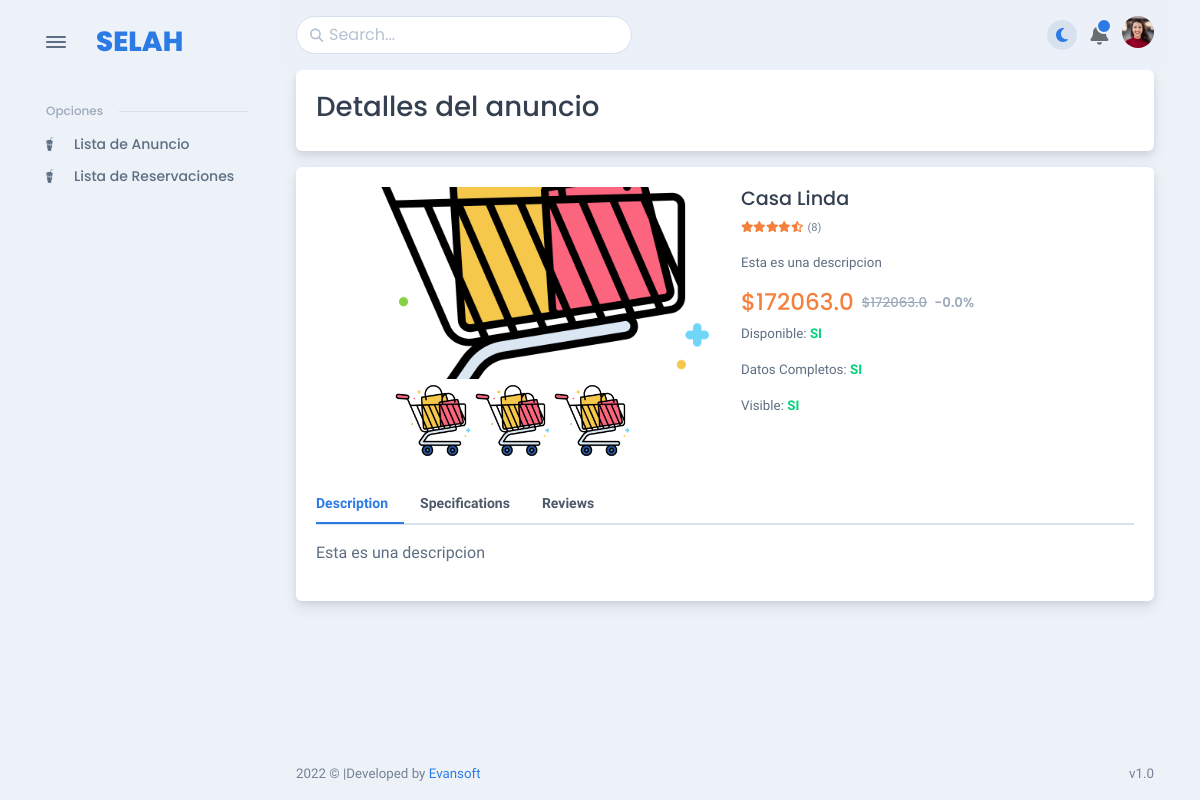
/property/Detaild_ADS/2/, run on the app's committed database.
### property/models.py (models this page shows)
class Photo(models.Model):
	img = models.ImageField(upload_to = "Gallery")
	propertys = models.ForeignKey(Property, on_delete = models.CASCADE)

class Property(models.Model):
	space = models.ForeignKey(Space, on_delete = models.CASCADE, null = True, blank=True,related_name='space')
	title = models.CharField(max_length = 150, null = True, blank=True)
	hosting_space = models.ForeignKey(Hosting_Space, on_delete = models.CASCADE, null = True, blank=True,related_name='hosting_space')
	street = models.CharField(max_length = 150, null = True, blank=True)
	street_optional = models.CharField(max_length = 150, null = True, blank=True)
	city = models.CharField(max_length = 150, null = True, blank=True)
	departament = models.CharField(max_length = 150, null = True, blank=True)
	country = models.CharField(max_length = 150, null = True, blank=True)
	tag_description = models.ForeignKey(Tag_Description, on_delete = models.CASCADE, null = True, blank=True,related_name='tag_description')
	description = models.TextField(default="")
	price = models.FloatField(default=0)
	extras = models.ForeignKey(Extras,on_delete=models.CASCADE, null = True, blank=True,related_name='extras')
	complete = models.BooleanField(default = False)
	discoun = models.FloatField(default = 0)
	user = models.ForeignKey(User, on_delete = models.CASCADE,  null = True, blank=True,related_name='User')
	available = models.BooleanField(default = False)
	postcode = models.CharField(max_length = 10,null = True, blank=True)
	price_clean = models.IntegerField(default = 0)
	price_entrada = models.IntegerField(default = 0)
	btn_clean = models.BooleanField(default = False)
	cod_ref = models.IntegerField(default = 0)
	def PriceWithDiscount(self):
		return self.price - (self.price * (self.discoun / 100))

### property/views.py (the view)
# urls.py: url(r'^Detaild_ADS/(\d+)/$',Detaild_ADS,name="Detaild_ADS"),
def Detaild_ADS(request,pk):
	if int(pk) == 0:
		pk = request.session['pk_property']
	else:
		request.session['pk_property'] = pk
	__property = Property.objects.get(pk = pk)
	gallery = Photo.objects.filter(propertys = __property)
	inf = Information.objects.get(propertys = __property)
	inf_2 = Infomation_addtional.objects.get(propertys = __property)
	return render(request,'ads/details.html',{'gallery':gallery,'property':__property,'inf':inf,'inf_2':inf_2})

### template/ads/details.html (shortened to what this page needs)
	{% extends '../base.html' %}
{% load static %}
{% block content %}
<div class="card mb-3">
	<div class="card-body">
		<h3>Detalles del anuncio</h3>
	</div>
</div>
<div class="card mb-3">
	<div class="card-body">
	  <div class="row">
	    <div class="col-lg-6 mb-4 mb-lg-0">
	      <div class="product-slider" id="galleryTop">
	        <div class="swiper-container theme-slider position-lg-absolute all-0" data-swiper='{"autoHeight":true,"spaceBetween":5,"loop":true,"loopedSlides":5,"thumb":{"spaceBetween":5,"slidesPerView":5,"loop":true,"freeMode":true,"grabCursor":true,"loopedSlides":5,"centeredSlides":true,"slideToClickedSlide":true,"watchSlidesVisibility":true,"watchSlidesProgress":true,"parent":"#galleryTop"},"slideToClickedSlide":true}'>
	          <div class="swiper-wrapper h-100">
	          	{% for i in gallery %}
		            <div class="swiper-slide h-100">
		            	<img class="rounded-1 fit-cover h-100 w-100" src="{{i.img.url}}" alt="" />
		            </div>
		        {% endfor %}
	          </div>
	        </div>
	      </div>
	    </div>
	    <div class="col-lg-6">
	      <h5>{{property.title}}</h5>
	      <div class="fs--2 mb-3 d-inline-block text-decoration-none"><span class="fa fa-star text-warning"></span><span class="fa fa-star text-warning"></span><span class="fa fa-star text-warning"></span><span class="fa fa-star text-warning"></span><span class="fa fa-star-half-alt text-warning star-icon"></span><span class="ms-1 text-600">(8)</span>
	      </div>
	      <p class="fs--1">
	      	{{property.description|truncatechars:600}}
	      </p>
	      <h4 class="d-flex align-items-center">
	      	<span class="text-warning me-2">${{property.PriceWithDiscount}}</span>
	      	{% if discoun != 0 %}
		      	<span class="me-1 fs--1 text-500">
		          <del class="me-1">${{property.price}}</del>
		          <strong>-{{property.discoun}}%</strong>
			    </span>
		    {% endif %}
		  </h4>
	      <p class="fs--1">Disponible: <strong class="text-success">SI</strong></p>
	      <p class="fs--1">Datos Completos: <strong class="text-success">{% if property.complete %}SI{% else %}NO{% endif %}</strong></p>
	      <p class="fs--1">Visible: <strong class="text-success">{% if property.complete %}SI{% else %}NO{% endif %}</strong></p>
	    </div>
	  </div><br>
	  <div class="row">
	    <div class="col-12">
	      <div class="overflow-hidden mt-4">
	        <ul class="nav nav-tabs" id="myTab" role="tablist">
	          <li class="nav-item"><a class="nav-link active ps-0" id="description-tab" data-bs-toggle="tab" href="#tab-description" role="tab" aria-controls="tab-description" aria-selected="true">Description</a></li>
	          <li class="nav-item"><a class="nav-link px-2 px-md-3" id="specifications-tab" data-bs-toggle="tab" href="#tab-specifications" role="tab" aria-controls="tab-specifications" aria-selected="false">Specifications</a></li>
	          <li class="nav-item"><a class="nav-link px-2 px-md-3" id="reviews-tab" data-bs-toggle="tab" href="#tab-reviews" role="tab" aria-controls="tab-reviews" aria-selected="false">Reviews</a></li>
	        </ul>
	        <div class="tab-content" id="myTabContent">
	          <div class="tab-pane fade show active" id="tab-description" role="tabpanel" aria-labelledby="description-tab">
	            <div class="mt-3">
	              <p>{{property.description}}</p>
	            </div>
	          </div>
	        </div>
	      </div>
	    </div>
	  </div>
	</div>
</div>
{% endblock %}

### data on the page
Photo: img (picture)
Property: title "Casa Linda", description "Esta es una descripcion", PriceWithDiscount "172063.0", price "172063.0", discoun "0.0"
